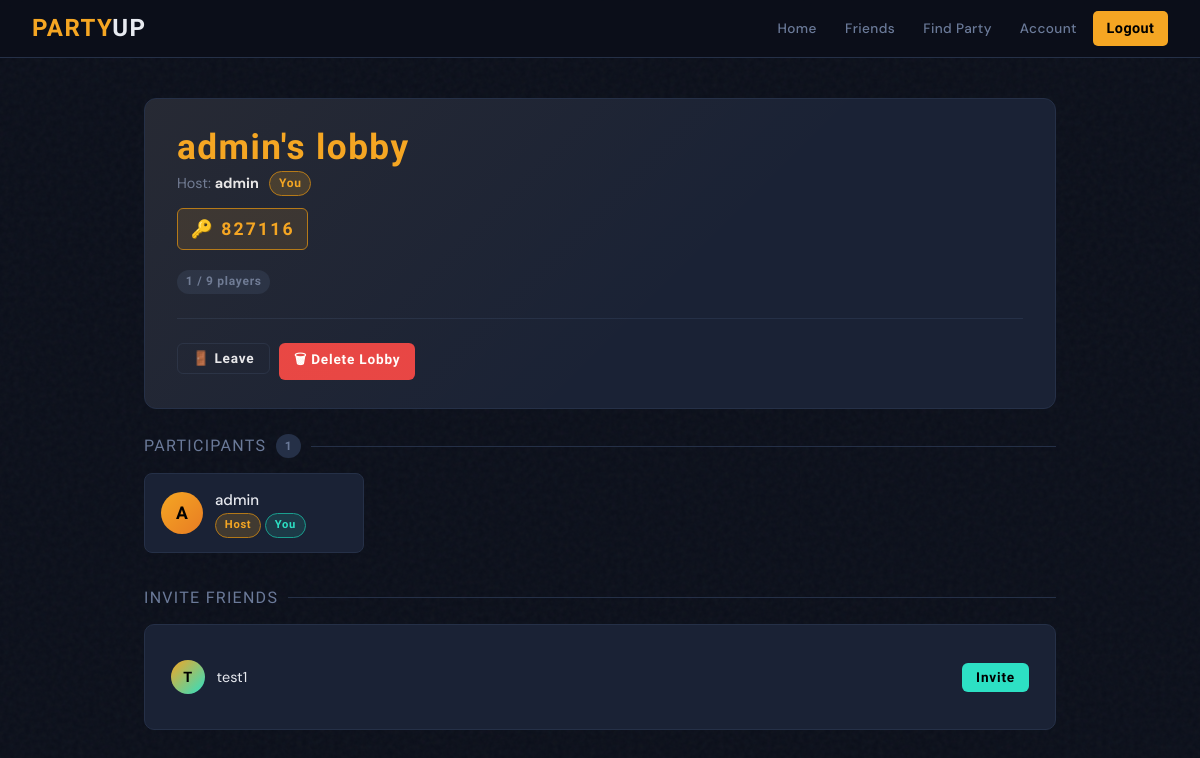
/lobby/14/ (signed in), run on the app's committed database.
### Bunker_App/models.py (models this page shows, shortened)
class Lobby(models.Model):
    STATUS_CHOICES = [
        ('waiting', 'Waiting'),
        ('in_game', 'In Game'),
        ('finished', 'Finished'),
    ]
    name = models.CharField(max_length=255)
    code = models.PositiveIntegerField(unique=True)
    creator = models.ForeignKey(User, on_delete=models.CASCADE, related_name='created_lobbies')
    participants = models.ManyToManyField(User, related_name='joined_lobbies')
    status = models.CharField(max_length=20, choices=STATUS_CHOICES, default='waiting')

class Friend(models.Model):
    STATUS_CHOICES = [
        ('pending', 'Pending'),
        ('accepted', 'Accepted'),
        ('declined', 'Declined'),
    ]
    from_user = models.ForeignKey(User, related_name='friend_requests_sent', on_delete=models.CASCADE)
    to_user = models.ForeignKey(User, related_name='friend_requests_received', on_delete=models.CASCADE)
    status = models.CharField(max_length=10, choices=STATUS_CHOICES, default='pending')
    created_at = models.DateTimeField(auto_now_add=True)
    class Meta:
        unique_together = ('from_user', 'to_user')

### Bunker_App/views.py (the view, shortened to what this page needs)
# urls.py: path('lobby/<int:lobby_id>/', lobby_detail_view, name='lobby_detail'),
@login_required_message
def lobby_detail_view(request, lobby_id):
    try:
        lobby = Lobby.objects.get(id=lobby_id)
        if request.user not in lobby.participants.all():
            messages.error(request, 'You are not a participant in this lobby.')
            return redirect('main')
        friends = Friend.objects.filter(
            (Q(from_user=request.user) | Q(to_user=request.user)) & Q(status='accepted')
        ).select_related('from_user', 'to_user')
        return render(request, 'lobby_detail.html', {'lobby': lobby, 'friends': friends})
    except Lobby.DoesNotExist:
        messages.error(request, 'Lobby does not exist.')
        return redirect('main')

### Bunker_App/utils.py (called while the page is built)
def login_required_message(view_func):
    @wraps(view_func)
    def wrapper(request, *args, **kwargs):
        if not request.user.is_authenticated:
            messages.warning(request, "Try to login to access this page")
            return redirect('login')  # redirect to your login page
        return view_func(request, *args, **kwargs)
    return wrapper

### Bunker_App/templates/lobby_detail.html (shortened to what this page needs)
{% extends "base.html" %}
{% block content %}
<div class="lobby-hero anim">
  <div style="display:flex; justify-content:space-between; align-items:flex-start; flex-wrap:wrap; gap:1rem;">
    <div>
      <h1 style="font-size:2.2rem;">{{ lobby.name }}</h1>
      <p style="color:var(--muted); font-size:.9rem; margin-top:.25rem;">
        Host: <strong style="color:var(--text)">{{ lobby.creator.username }}</strong>
        {% if lobby.creator == request.user %}<span class="badge badge-gold" style="margin-left:.4rem;">You</span>{% endif %}
      </p>
      <div class="lobby-code-tag" title="Click to copy" onclick="navigator.clipboard.writeText('{{ lobby.code }}'); this.textContent='✓ Copied!'">
        🔑 {{ lobby.code }}
      </div>
      <div style="font-size:.85rem; color:var(--muted);">
        <span class="badge badge-muted">{{ lobby.participants.count }} / 9 players</span>
      </div>
    </div>
  </div>
  <hr class="divider" />
  <div class="lobby-actions-bar">
    <form method="POST">
      <button class="btn btn-outline btn-sm" type="submit"
        onclick="return confirm('Leave this lobby?')">
        🚪 Leave
      </button>
    </form>
    {% if request.user == lobby.creator %}
    <form method="POST">
      <button class="btn btn-danger btn-sm" type="submit"
        onclick="return confirm('Delete this lobby for everyone?')">
        🗑 Delete Lobby
      </button>
    </form>
    {% endif %}
  </div>
</div>
<div class="section-title anim anim-d1">
  Participants
  <span class="badge badge-muted">{{ lobby.participants.count }}</span>
</div>
<div class="participants-grid anim anim-d1">
  {% for participant in lobby.participants.all %}
  <div class="participant-card">
    <div class="p-avatar"
      style="background: {% cycle 'linear-gradient(135deg,#f5a623,#e87c23)' 'linear-gradient(135deg,#2de0c4,#1a9e8e)' 'linear-gradient(135deg,#a78bfa,#7c3aed)' 'linear-gradient(135deg,#f472b6,#be185d)' %};">
      {{ participant.username|first|upper }}
    </div>
    <div class="p-info">
      <div class="p-name">{{ participant.username }}</div>
      {% if participant == lobby.creator %}
        <span class="badge badge-gold" style="font-size:.7rem;">Host</span>
      {% endif %}
      {% if participant == request.user %}
        <span class="badge badge-teal" style="font-size:.7rem;">You</span>
      {% endif %}
    </div>
  </div>
  {% endfor %}
</div>
{% if friends %}
<div class="section-title anim anim-d2">Invite Friends</div>
<div class="card anim anim-d2">
  <div class="invite-list">
    {% for fr in friends %}
      {% if fr.from_user == request.user %}{% with friend_user=fr.to_user %}
      {% if friend_user not in lobby.participants.all %}
      <div class="invite-row">
        <div class="i-avatar">{{ friend_user.username|first|upper }}</div>
        <span class="i-name">{{ friend_user.username }}</span>
        <form method="POST" action="{% url 'send_lobby_invitation' lobby.id %}">
          <button class="btn btn-teal btn-sm" type="submit">Invite</button>
        </form>
      </div>
      {% endif %}
      {% endwith %}{% endif %}
    {% endfor %}
  </div>
</div>
{% endif %}
{% endblock %}

### Bunker_App/templates/base.html (style rules this page uses)
*, *::before, *::after { box-sizing: border-box; margin: 0; padding: 0; }
:root { --bg: #0b0f1a; --surface: #111827; --card: #1a2235; --border: #253047; --gold: #f5a623; --gold-dim: #b37818; --teal: #2de0c4; --red: #e84545; --text: #e8eaf0; --muted: #6b7a99; --radius: 6px; --font-head: 'Barlow Condensed', sans-serif; --font-body: 'DM Sans', sans-serif; }
html { scroll-behavior: smooth; }
body { background: var(--bg); color: var(--text); font-family: var(--font-body); font-size: 15px; min-height: 100vh; line-height: 1.6; }
body::before { content: ''; position: fixed; inset: 0; z-index: 0; pointer-events: none; }
h1, h2, h3 { font-family: var(--font-head); font-weight: 800; letter-spacing: .04em; line-height: 1.1; }
h1 { font-size: 2.6rem; color: var(--gold); }
.card { background: var(--card); border: 1px solid var(--border); border-radius: 10px; padding: 1.6rem; }
.btn { display: inline-flex; align-items: center; justify-content: center; gap: .5rem; font-family: var(--font-head); font-size: 1rem; font-weight: 700; letter-spacing: .06em; padding: .6rem 1.4rem; border-radius: var(--radius); border: none; cursor: pointer; text-decoration: none; transition: transform .15s, box-shadow .15s, background .15s; }
.btn-outline { background: transparent; color: var(--text); border: 1px solid var(--border); }
.btn-danger { background: var(--red); color: #fff; }
.btn-teal { background: var(--teal); color: #000; }
.btn-sm { font-size: .85rem; padding: .4rem .9rem; }
.badge { display: inline-block; font-family: var(--font-head); font-size: .75rem; font-weight: 700; letter-spacing: .06em; padding: .15rem .55rem; border-radius: 99px; vertical-align: middle; }
.badge-gold { background: rgba(245,166,35,.18); color: var(--gold); border: 1px solid var(--gold-dim); }
.badge-teal { background: rgba(45,224,196,.12); color: var(--teal); border: 1px solid #1a9e8e; }
.badge-muted { background: var(--border); color: var(--muted); }
.divider { border: none; border-top: 1px solid var(--border); margin: 1.5rem 0; }
.anim { animation: fadeUp .4s ease both; }
.anim-d1 { animation-delay: .05s; }
.anim-d2 { animation-delay: .1s; }

### Bunker_App/templates/lobby_detail.html (style rules this page uses)
.lobby-hero { background: var(--card); border: 1px solid var(--border); border-radius: 12px; padding: 1.8rem 2rem; margin-bottom: 1.5rem; position: relative; overflow: hidden; }
.lobby-hero::before { content: ''; position: absolute; inset: 0; background: linear-gradient(135deg, rgba(245,166,35,.06) 0%, transparent 60%); pointer-events: none; }
.lobby-code-tag { display: inline-flex; align-items: center; gap: .5rem; background: rgba(245,166,35,.12); border: 1px solid var(--gold-dim); border-radius: 6px; padding: .35rem .8rem; font-family: var(--font-head); font-size: 1.1rem; font-weight: 700; letter-spacing: .12em; color: var(--gold); cursor: pointer; user-select: all; margin-top: .75rem; margin-bottom: 1.25rem; }
.lobby-actions-bar { display: flex; gap: .6rem; flex-wrap: wrap; }
.participants-grid { display: grid; grid-template-columns: repeat(auto-fill, minmax(200px, 1fr)); gap: .7rem; margin-bottom: 2rem; }
.participant-card { background: var(--card); border: 1px solid var(--border); border-radius: 8px; padding: .9rem 1rem; display: flex; align-items: center; gap: .75rem; position: relative; }
.p-avatar { width: 42px; height: 42px; border-radius: 50%; flex-shrink: 0; display: flex; align-items: center; justify-content: center; font-family: var(--font-head); font-size: 1.1rem; font-weight: 800; color: #000; }
.p-info { flex: 1; min-width: 0; }
.p-name { font-weight: 500; white-space: nowrap; overflow: hidden; text-overflow: ellipsis; }
.invite-list { display: flex; flex-direction: column; gap: .5rem; }
.invite-row { display: flex; align-items: center; gap: .75rem; padding: .6rem 0; border-bottom: 1px solid var(--border); }
.invite-row:last-child { border-bottom: none; }
.i-avatar { width: 34px; height: 34px; border-radius: 50%; flex-shrink: 0; display: flex; align-items: center; justify-content: center; font-family: var(--font-head); font-size: .9rem; font-weight: 800; color: #000; background: linear-gradient(135deg, var(--gold), var(--teal)); }
.i-name { flex: 1; font-size: .9rem; }
.section-title { font-family: var(--font-head); font-size: 1rem; letter-spacing: .08em; text-transform: uppercase; color: var(--muted); margin-bottom: .85rem; display: flex; align-items: center; gap: .6rem; }
.section-title::after { content: ''; flex: 1; height: 1px; background: var(--border); }

### data on the page
Lobby: name "admin's lobby", creator.username "admin", code "827116", participants.count "1"
Friend: to_user.username|first "T", to_user.username "test1"

### other printed values
{{ participant.username|first|upper }} "A"
{{ participant.username }} "admin"
